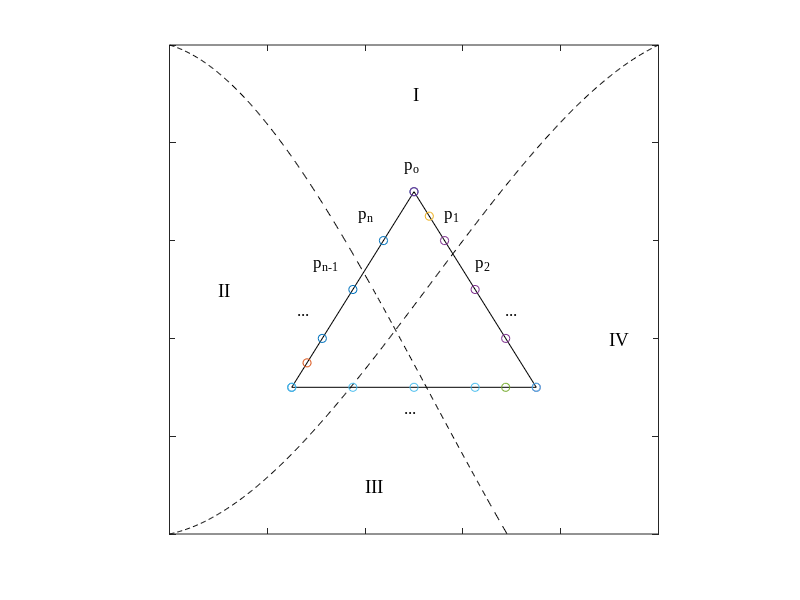

Here is the MATLAB script that generated this plot:
% V = [sin(0:0.5:2*pi)' cos(0:0.5:2*pi)'];
close all
clear all
% number_of_steps = 8;
% step = (2*pi)/number_of_steps;
% 
% V = [sin(0:step:2*pi)' cos(0:step:2*pi)'];
% mid_point = (V(1,:) + V(2,:))/2
% distance = sqrt(mid_point(1)^2 + mid_point(2)^2)
% multiplier = 1/distance;
% plot(V(:,1), V(:,2))
% hold on
% plot(multiplier*V(:,1), multiplier*V(:,2))
% plot(sin(0:0.0001:2*pi), cos(0:0.0001:2*pi));
% 


t = 0.0:0.01:5;
% y = [4*t.^2 - 0.5*t.^3 + 1*t];
% plot(t, y);
% hold on
% y = [4*t.^2 - 0.5*t.^3 + 1*t];
% plot(t, -y + 25);


y = [4*t.^2 - 0.5*t.^3 + 2*t];
y2 = -y + 34;
y = y./max(y);
y2 = y2./max(y2);
t = t./max(t);

plot(t, y, 'k--');
hold on
plot(t, y2, 'k--');

line_seg_x = [0.25 0.5 0.75 0.25];
line_seg_y = [0.3 0.7 0.3 0.3];
plot(line_seg_x, line_seg_y, 'k');

x_seg_locs = line_seg_x(1):((line_seg_x(2) - line_seg_x(1))/4):line_seg_x(2);
y_seg_locs = line_seg_y(1):((line_seg_y(2) - line_seg_y(1))/4):line_seg_y(2);

% TOP_LEFT
scatter(x_seg_locs,y_seg_locs, 'kx')
text(x_seg_locs(2)-0.05, y_seg_locs(2)+0.05,'...', 'FontSize',12, 'FontName', 'TimesNewRoman')
text(x_seg_locs(3)-0.08, y_seg_locs(3)+0.05,'p_n_-_1', 'FontSize',12, 'FontName', 'TimesNewRoman')
text(x_seg_locs(4)-0.05, y_seg_locs(4)+0.05,'p_n', 'FontSize',12, 'FontName', 'TimesNewRoman')
text(x_seg_locs(5)-0.02, y_seg_locs(5)+0.05,'p_o', 'FontSize',12, 'FontName', 'TimesNewRoman')
scatter((x_seg_locs(1) + x_seg_locs(2))/2, (y_seg_locs(1) + y_seg_locs(2))/2, 'k<')
% text(x_seg_locs(5)-0.05, y_seg_locs(5)+0.05,'p_n', 'FontSize',12, 'FontName', 'TimesNewRoman')

% TOP_RIGHT
x_seg_locs = line_seg_x(2):((line_seg_x(3) - line_seg_x(2))/4):line_seg_x(3);
y_seg_locs = line_seg_y(2):((line_seg_y(3) - line_seg_y(2))/4):line_seg_y(3);
text(x_seg_locs(2)+0.0, y_seg_locs(2)+0.05,'p_1', 'FontSize',12, 'FontName', 'TimesNewRoman')
text(x_seg_locs(3)-0.0, y_seg_locs(3)+0.05,'p_2', 'FontSize',12, 'FontName', 'TimesNewRoman')
text(x_seg_locs(4)-0.0, y_seg_locs(4)+0.05,'...', 'FontSize',12, 'FontName', 'TimesNewRoman')

scatter((x_seg_locs(1) + x_seg_locs(2))/2, (y_seg_locs(1) + y_seg_locs(2))/2, 'k<')
% quiver
scatter(x_seg_locs,y_seg_locs, 'kx')

% BOTTOM
x_seg_locs = line_seg_x(3):((line_seg_x(1) - line_seg_x(3))/4):line_seg_x(1);
% y_seg_locs = line_seg_y(3):((line_seg_y(1) - line_seg_y(3))/4):line_seg_y(1);
y_seg_locs = line_seg_y(3)*ones(length(x_seg_locs), 1);
text(x_seg_locs(3)-0.02, y_seg_locs(3)-0.05,'...', 'FontSize',12, 'FontName', 'TimesNewRoman')
scatter((x_seg_locs(1) + x_seg_locs(2))/2, (y_seg_locs(1) + y_seg_locs(2))/2, 'k<')
scatter(x_seg_locs,y_seg_locs, 'kx')

% plot(t, max(y, y2));

% patch([t flip(t)], [max(y, y2) ones(1, length(t))], 'red');
% patch([t flip(t)], [min(y, y2) zeros(1, length(t))], 'red');
xlim([0 1])
ylim([0 1])
set(gca,'YTickLabel',[]);
set(gca,'XTickLabel',[]);

text(0.5, 0.9,'I', 'FontSize',14, 'FontName', 'TimesNewRoman')
text(0.1, 0.5,'II', 'FontSize',14, 'FontName', 'TimesNewRoman')
text(0.4, 0.1,'III', 'FontSize',14, 'FontName', 'TimesNewRoman')
text(0.9, 0.4,'IV', 'FontSize',14, 'FontName', 'TimesNewRoman')

% patch(y, y2, 'red')

axis square